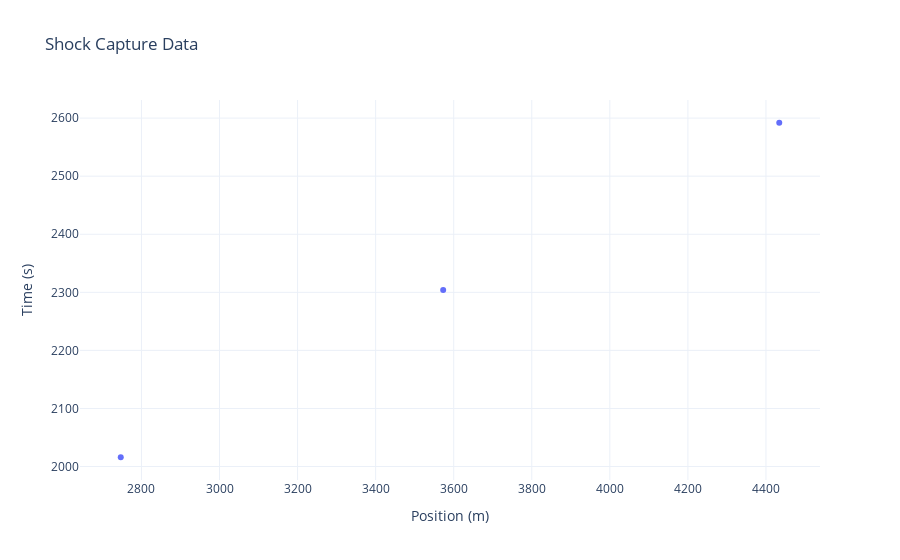

Source (notebook cell):
### Code cell
import pandas as pd

shock_capture = pd.DataFrame(columns=['Time (s)', 'Position (m)'])
data = [
    [2592, 4434],
    [2304, 3573],
    [2016, 2747],
]
shock_capture = pd.DataFrame(data, columns=['Time (s)', 'Position (m)'])

# Plot with plotly
import plotly.express as px
fig = px.scatter(shock_capture, x='Position (m)', y='Time (s)',
                 title='Shock Capture Data',
                 labels={'Time (s)': 'Time (s)', 'Position (m)': 'Position (m)'},
                 template='plotly_white')
fig.show()

# Calculate by comparing rows
shock_capture['Speed (m/s)'] = shock_capture['Position (m)'].diff() / shock_capture['Time (s)'].diff()
print(shock_capture)

### Figure 1 — Plotly figure (JSON) as saved in the notebook; plotly's stock layout.template omitted (floating-point values rounded to 4 significant figures)
{"data": [{"hovertemplate": "Position (m)=%{x}<br>Time (s)=%{y}<extra></extra>", "legendgroup": "", "marker": {"color": "#636efa", "symbol": "circle"}, "mode": "markers", "name": "", "orientation": "v", "showlegend": false, "type": "scatter", "x": [4434, 3573, 2747], "xaxis": "x", "y": [2592, 2304, 2016], "yaxis": "y"}], "layout": {"legend": {"tracegroupgap": 0}, "title": {"text": "Shock Capture Data"}, "xaxis": {"anchor": "y", "domain": [0, 1], "title": {"text": "Position (m)"}}, "yaxis": {"anchor": "x", "domain": [0, 1], "title": {"text": "Time (s)"}}}}
